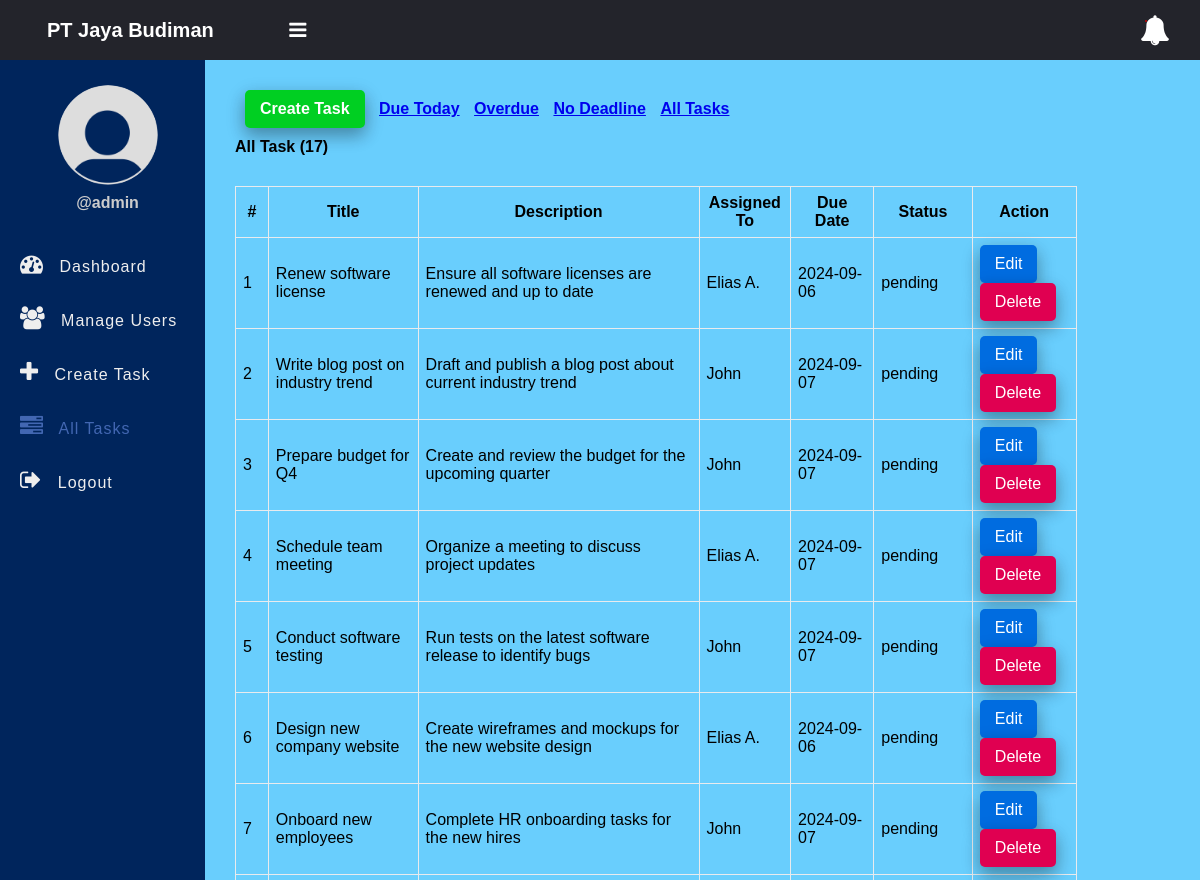
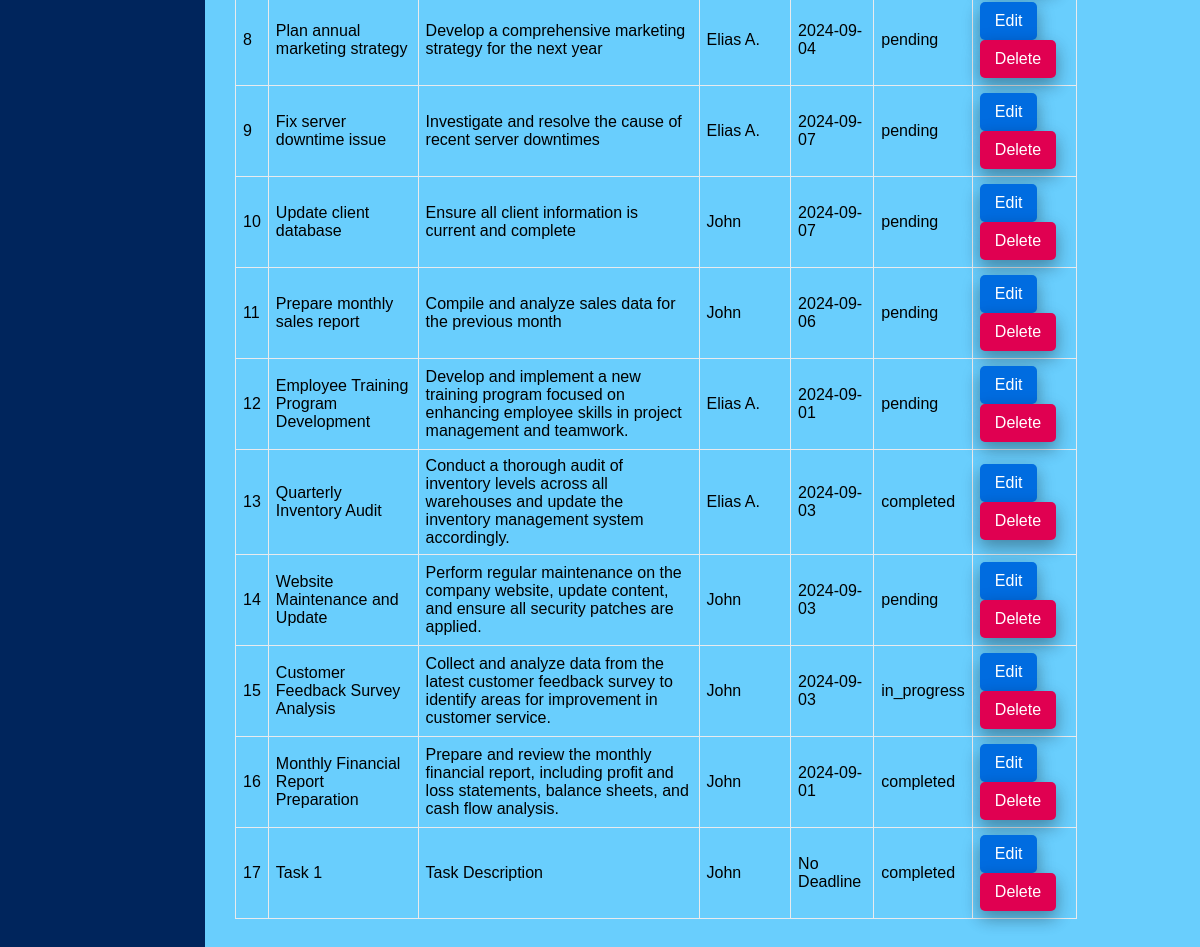
Screenshot of /tasks.php (signed in) with the database file from the repository (2 pictures, top to bottom).
### tables this page shows
CREATE TABLE `tasks` (
  `id` int(11) NOT NULL,
  `title` varchar(100) NOT NULL,
  `description` text DEFAULT NULL,
  `assigned_to` int(11) DEFAULT NULL,
  `due_date` date DEFAULT NULL,
  `status` enum('pending','in_progress','completed') DEFAULT 'pending',
  `created_at` timestamp NOT NULL DEFAULT current_timestamp()
);

CREATE TABLE `users` (
  `id` int(11) NOT NULL,
  `full_name` varchar(50) NOT NULL,
  `username` varchar(50) NOT NULL,
  `password` varchar(255) NOT NULL,
  `role` enum('admin','employee') NOT NULL,
  `created_at` timestamp NOT NULL DEFAULT current_timestamp()
);

### app/model/Task.php (called while the page is built, shortened)
<?php
function get_all_tasks($conn){
	$sql = "SELECT * FROM tasks ORDER BY id DESC";
	$stmt = $conn->prepare($sql);
	$stmt->execute([]);
	if($stmt->rowCount() > 0){
		$tasks = $stmt->fetchAll();
	}else $tasks = 0;
	return $tasks;
}
function count_tasks($conn){
	$sql = "SELECT id FROM tasks";
	$stmt = $conn->prepare($sql);
	$stmt->execute([]);
	return $stmt->rowCount();
}

### app/model/User.php (called while the page is built, shortened)
<?php
function get_all_users($conn){
	$sql = "SELECT * FROM users WHERE role =? ";
	$stmt = $conn->prepare($sql);
	$stmt->execute(["employee"]);
	if($stmt->rowCount() > 0){
		$users = $stmt->fetchAll();
	}else $users = 0;
	return $users;
}

### tasks.php (the view, shortened to what this page needs)
<?php
if (isset($_SESSION['role']) && isset($_SESSION['id']) && $_SESSION['role'] == "admin") {
    include "DB_connection.php";
    include "app/Model/Task.php";
    include "app/Model/User.php";
    $text = "All Task";
    if (isset($_GET['due_date']) &&  $_GET['due_date'] == "Due Today") {
    	$text = "Due Today";
      $tasks = get_all_tasks_due_today($conn);
      $num_task = count_tasks_due_today($conn);
    }else if (isset($_GET['due_date']) &&  $_GET['due_date'] == "Overdue") {
    	$text = "Overdue";
      $tasks = get_all_tasks_overdue($conn);
      $num_task = count_tasks_overdue($conn);
    }else if (isset($_GET['due_date']) &&  $_GET['due_date'] == "No Deadline") {
    	$text = "No Deadline";
      $tasks = get_all_tasks_NoDeadline($conn);
      $num_task = count_tasks_NoDeadline($conn);
    }else{
    	 $tasks = get_all_tasks($conn);
       $num_task = count_tasks($conn);
    }
    $users = get_all_users($conn);
 ?>
<!DOCTYPE html>
<html>
<head>
	<link rel="stylesheet" href="https://stackpath.bootstrapcdn.com/font-awesome/4.7.0/css/font-awesome.min.css">
	<link rel="stylesheet" href="css/style.css">
</head>
<body>
	<?php include "inc/header.php" ?>
	<div class="body">
		<?php include "inc/nav.php" ?>
		<section class="section-1">
			<h4 class="title-2">
				<a href="create_task.php" class="btn">Create Task</a>
				<a href="tasks.php?due_date=Due Today">Due Today</a>
				<a href="tasks.php?due_date=Overdue">Overdue</a>
				<a href="tasks.php?due_date=No Deadline">No Deadline</a>
				<a href="tasks.php">All Tasks</a>
			</h4>
         <h4 class="title-2"><?=$text?> (<?=$num_task?>)</h4>
			<?php if ($tasks != 0) { ?>
			<table class="main-table">
				<tr>
					<th>#</th>
					<th>Title</th>
					<th>Description</th>
					<th>Assigned To</th>
					<th>Due Date</th>
					<th>Status</th>
					<th>Action</th>
				</tr>
				<?php $i=0; foreach ($tasks as $task) { ?>
				<tr>
					<td><?=++$i?></td>
					<td><?=$task['title']?></td>
					<td><?=$task['description']?></td>
					<td>
						<?php
                  foreach ($users as $user) {
						if($user['id'] == $task['assigned_to']){
							echo $user['full_name'];
						}}?>
	            </td>
	            <td><?php if($task['due_date'] == "") echo "No Deadline";
	                      else echo $task['due_date'];
	               ?></td>
	            <td><?=$task['status']?></td>
					<td>
						<a href="edit-task.php?id=<?=$task['id']?>" class="edit-btn">Edit</a>
						<a href="delete-task.php?id=<?=$task['id']?>" class="delete-btn">Delete</a>
					</td>
				</tr>
			   <?php	} ?>
			</table>
		<?php }else { ?>
			<h3>Empty</h3>
		<?php  }?>
		</section>
	</div>
</body>
</html>
<?php }else{
   $em = "First login";
   header("Location: login.php?error=$em");
   exit();
}
 ?>

### inc/header.php (shortened to what this page needs)
<header class="header">
	<h2 class="u-name">PT Jaya Budiman</b>
		<label for="checkbox">
			<i id="navbtn" class="fa fa-bars" aria-hidden="true"></i>
		</label>
	</h2>
	<span class="notification" id="notificationBtn">
		<i class="fa fa-bell" aria-hidden="true"></i>
		<span id="notificationNum"></span>
	</span>
</header>

### inc/nav.php
<nav class="side-bar">
			<div class="user-p">
				<img src="img/user.png">
				<h4>@<?=$_SESSION['username']?></h4>
			</div>
			<?php
               if($_SESSION['role'] == "employee"){
			 ?>
			<ul id="navList">
				<li>
					<a href="index.php">
						<i class="fa fa-tachometer" aria-hidden="true"></i>
						<span>Dashboard</span>
					</a>
				</li>
				<li>
					<a href="my_task.php">
						<i class="fa fa-tasks" aria-hidden="true"></i>
						<span>My Task</span>
					</a>
				</li>
				<li>
					<a href="profile.php">
						<i class="fa fa-user" aria-hidden="true"></i>
						<span>Profile</span>
					</a>
				</li>
				<li>
					<a href="notifications.php">
						<i class="fa fa-bell" aria-hidden="true"></i>
						<span>Notifications</span>
					</a>
				</li>
				<li>
					<a href="logout.php">
						<i class="fa fa-sign-out" aria-hidden="true"></i>
						<span>Logout</span>
					</a>
				</li>
			</ul>
		<?php }else { ?>
            <ul id="navList">
				<li>
					<a href="index.php">
						<i class="fa fa-tachometer" aria-hidden="true"></i>
						<span>Dashboard</span>
					</a>
				</li>
				<li>
					<a href="user.php">
						<i class="fa fa-users" aria-hidden="true"></i>
						<span>Manage Users</span>
					</a>
				</li>
				<li>
					<a href="create_task.php">
						<i class="fa fa-plus" aria-hidden="true"></i>
						<span>Create Task</span>
					</a>
				</li>
				<li>
					<a href="tasks.php">
						<i class="fa fa-tasks" aria-hidden="true"></i>
						<span>All Tasks</span>
					</a>
				</li>
				<li>
					<a href="logout.php">
						<i class="fa fa-sign-out" aria-hidden="true"></i>
						<span>Logout</span>
					</a>
				</li>
			</ul>
		<?php } ?>
		</nav>

### css/style.css (style rules this page uses)
* { padding: 0; margin: 0; box-sizing: border-box; font-family: arial, sans-serif; }
.header { display: flex; justify-content: space-between; align-items: center; padding: 15px 30px; background: #23242b; color: #fff; }
.u-name { font-size: 20px; padding-left: 17px; }
.header i { font-size: 30px; cursor: pointer; color: #fff; }
.header .notification { position: relative; cursor: pointer; }
.header .notification span { position: absolute; top: 5px; left: 5px; background: #C80000; padding: 1px; border-radius: 50%; }
.user-p { text-align: center; padding-left: 10px; padding-top: 25px; }
.user-p img { width: 100px; border-radius: 50%; }
.user-p h4 { color: #ccc; padding: 5px 0; }
.side-bar { width: 250px; background: #00255c; min-height: 100vh; transition: 500ms width; }
.body { display: flex; }
.side-bar ul { margin-top: 20px; list-style: none; }
.side-bar ul li { font-size: 16px; padding: 15px 0px; padding-left: 20px; transition: 500ms background; white-space: nowrap; overflow: hidden; text-overflow: ellipsis; }
.side-bar ul li a { text-decoration: none; color: #eee; cursor: pointer; letter-spacing: 1px; }
.side-bar .active a { color: #4267b2; }
.side-bar .active a i { color: #4267b2; }
.side-bar ul li a i { display: inline-block; padding-right: 10px; font-size: 23px; }
#navbtn { display: inline-block; margin-left: 70px; font-size: 20px; transition: 500ms color; }
.section-1 { padding: 30px; width: 100%; background: rgb(105, 206, 253); }
.section-1 .title-2 { margin-bottom: 10px; }
.section-1 .title-2 .btn { text-decoration: none; display: inline-block; padding-left: 10px; border: none; background: #00CF22; padding: 10px 15px; color: #fff; font-size: 16px; border-radius: 5px; cursor: pointer; outline: none; transition: background 1s; box-shadow: 0 8px 16px 0 rgba(0,0,0,0.2), 0 6px 20px 0 rgba(0,0,0,0.19); }
.section-1 .title-2 a { display: inline-block; margin-left: 10px; }
.main-table, .main-table tr, .main-table th, .main-table td { border: 1px solid #e9ebee; border-collapse: collapse; padding: 7px; }
.main-table { width: 90%; margin-top: 30px; }
.delete-btn { text-decoration: none; display: inline-block; padding-left: 10px; border: none; background: #E00051; padding: 10px 15px; color: #fff; font-size: 16px; border-radius: 5px; cursor: pointer; outline: none; transition: background 1s; box-shadow: 0 8px 16px 0 rgba(0,0,0,0.2), 0 6px 20px 0 rgba(0,0,0,0.19); }
.edit-btn { text-decoration: none; display: inline-block; padding-left: 10px; border: none; background: #006CE0; padding: 10px 15px; color: #fff; font-size: 16px; border-radius: 5px; cursor: pointer; outline: none; transition: background 1s; box-shadow: 0 8px 16px 0 rgba(0,0,0,0.2), 0 6px 20px 0 rgba(0,0,0,0.19); }

### rows the page displays
tasks: title "Renew software license", description "Ensure all software licenses are renewed and up to date", due_date "2024-09-06", status "pending"
users: full_name "Elias A."
tasks: title "Write blog post on industry trend", description "Draft and publish a blog post about current industry trend", due_date "2024-09-07", status "pending"
users: full_name "John"
tasks: title "Prepare budget for Q4", description "Create and review the budget for the upcoming quarter", due_date "2024-09-07", status "pending"
tasks: title "Schedule team meeting", description "Organize a meeting to discuss project updates", due_date "2024-09-07", status "pending"
tasks: title "Conduct software testing", description "Run tests on the latest software release to identify bugs", due_date "2024-09-07", status "pending"
tasks: title "Design new company website", description "Create wireframes and mockups for the new website design", due_date "2024-09-06", status "pending"
tasks: title "Onboard new employees", description "Complete HR onboarding tasks for the new hires", due_date "2024-09-07", status "pending"
tasks: title "Plan annual marketing strategy", description "Develop a comprehensive marketing strategy for the next year", due_date "2024-09-04", status "pending"
tasks: title "Fix server downtime issue", description "Investigate and resolve the cause of recent server downtimes", due_date "2024-09-07", status "pending"
tasks: title "Update client database", description "Ensure all client information is current and complete", due_date "2024-09-07", status "pending"
tasks: title "Prepare monthly sales report", description "Compile and analyze sales data for the previous month", due_date "2024-09-06", status "pending"
tasks: title "Employee Training Program Development", description "Develop and implement a new training program focused on enhancing employee skills in project management and teamwork.", due_date "2024-09-01", status "pending"
tasks: title "Quarterly Inventory Audit", description "Conduct a thorough audit of inventory levels across all warehouses and update the inventory management system accordingly.", due_date "2024-09-03", status "completed"
tasks: title "Website Maintenance and Update", description "Perform regular maintenance on the company website, update content, and ensure all security patches are applied.", due_date "2024-09-03", status "pending"
tasks: title "Customer Feedback Survey Analysis", description "Collect and analyze data from the latest customer feedback survey to identify areas for improvement in customer service.", due_date "2024-09-03", status "in_progress"
tasks: title "Monthly Financial Report Preparation", description "Prepare and review the monthly financial report, including profit and loss statements, balance sheets, and cash flow analysis.", due_date "2024-09-01", status "completed"
tasks: title "Task 1", description "Task Description", shows "No Deadline", status "completed"

### other values shown
$_SESSION['username'] "admin"
$text "All Task"
$num_task "17"
